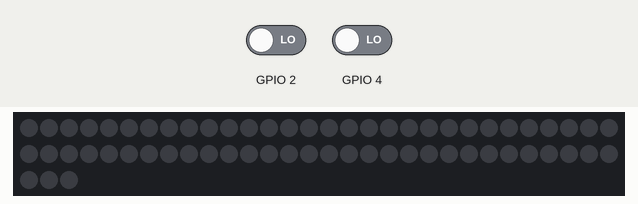
This sketch was run on a simulated ESP32. Shown: 63 RGB LEDs in strip order, left to right, continuing on the next row. The test bench sets the inputs (shaded band); at power-on: GPIO 2 LOW, GPIO 4 LOW.

Above: at 1.2 s.
1.3 s: GPIO 2 driven HIGH
At 1.6 s:
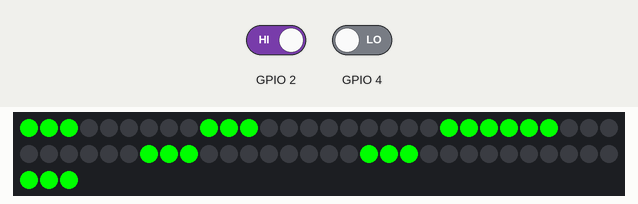
3.4 s: GPIO 4 driven HIGH
At 3.85 s:
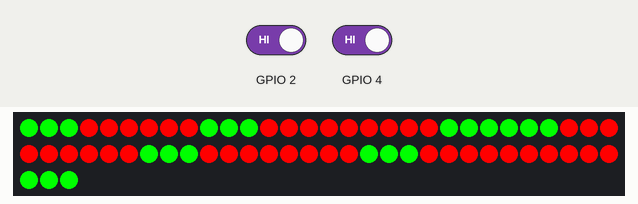
5.8 s: GPIO 2 driven LOW
At 8.6 s:
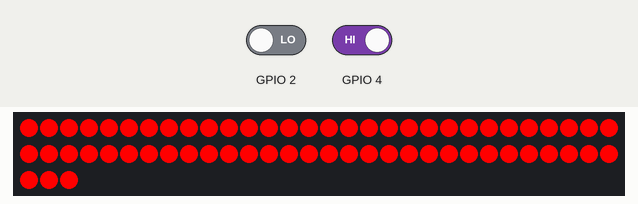
8.8 s: GPIO 4 driven LOW
At 9.3 s:
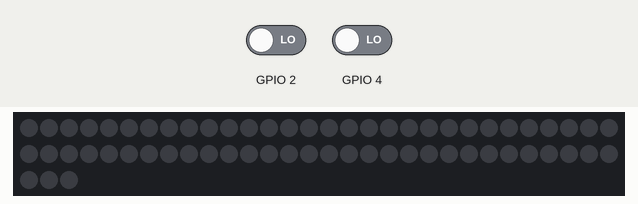
10.3 s: GPIO 2 driven HIGH
At 10.81 s:
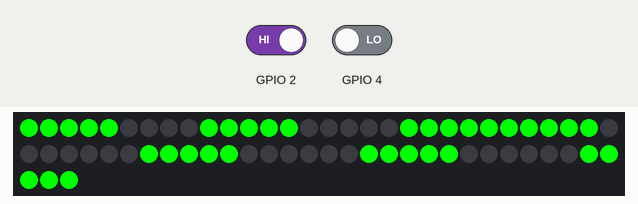
Timing chart, 0 to 13.3 s (numbered marks = the images above; inputs shaded):
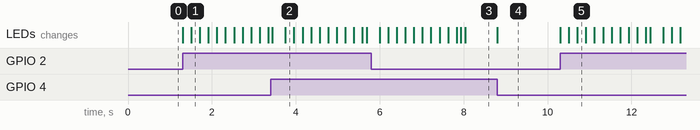

Measured:
- after the input at 1.3 s, the LEDs: first change at once (image 1 shows a later state)
- after the input at 3.4 s, the LEDs: first differ from a run without the input after 0.35 s (image 2)
- after the input at 5.8 s, the LEDs: first differ from a run without the input after 2.2 s (image 3)
- after the input at 8.8 s, the LEDs: change at once (image 4)
- after the input at 10.3 s, the LEDs: first change at once (image 5 shows a later state)

The sketch:

led.ino
```cpp
#include <Adafruit_NeoPixel.h>

#include <Adafruit_NeoPixel.h>

#define LED_PIN 15   // Broche de données connectée au bandeau LED
#define NUM_LEDS 63 // Nombre total de LEDs dans le bandeau

#define BANDE_SIZE_E 9

#define BANDE_SIZE_O 11

#define MINI_SIZE_E 6
#define MINI_SIZE_O 5

#define CENTRAL_SIZE 12

#define GRANDE_SIZE

Adafruit_NeoPixel strip = Adafruit_NeoPixel(NUM_LEDS, LED_PIN, NEO_GRB + NEO_KHZ800);


word se[BANDE_SIZE_E] = {0, 1, 2, 3, 4, 5, 6, 7, 8};
word ne[BANDE_SIZE_E] = {23, 22, 21, 20, 19, 18, 17, 16, 15};

word so[BANDE_SIZE_O] = {62, 61, 60, 59, 58, 57, 56, 55, 54, 53, 52};
word no[BANDE_SIZE_O] = {36, 37, 38, 39, 40, 41, 42, 43, 44, 45, 46};

word miniE[MINI_SIZE_E] = {9, 10, 11, 12, 13, 14};
word miniO[MINI_SIZE_O] = {47, 48, 49, 50, 51};

word bandeauCentral[CENTRAL_SIZE] = {24, 25, 26, 27, 28, 29, 30, 31, 32, 33, 34, 35};


void setup() {
  pinMode(2, INPUT);
  strip.begin();
  strip.show(); // Éteindre toutes les LEDs au démarrage
}

void loop() {
  if(digitalRead(2)==1)
   {
    for (int i = 0; i < BANDE_SIZE_O; i++) {
    strip.setPixelColor(no[i], strip.Color(0, 255, 0));
    strip.setPixelColor(so[i], strip.Color(0, 255, 0));
    strip.setPixelColor(bandeauCentral[i], strip.Color(0, 255, 0));
    if(i < BANDE_SIZE_E)
    {
      strip.setPixelColor(ne[i], strip.Color(0, 255, 0));
      strip.setPixelColor(se[i], strip.Color(0, 255, 0));
    }
    if(i < MINI_SIZE_E)
    {
      strip.setPixelColor(miniE[i], strip.Color(0, 255, 0));
    }
    if(i > MINI_SIZE_E)
    {
      strip.setPixelColor(miniE[i-MINI_SIZE_E], strip.Color(0, 255, 0));
    }
    if(i < MINI_SIZE_O)
    {
      strip.setPixelColor(miniO[i], strip.Color(0, 255, 0));
    }
    if(i > MINI_SIZE_O)
    {
      strip.setPixelColor(miniO[i-MINI_SIZE_O - 1], strip.Color(0, 255, 0));
    }
    strip.show();
    delay(100);
   }
   for (int i = 0; i < BANDE_SIZE_O; i++) {
    strip.setPixelColor(no[i], strip.Color(0, 0, 0));
    strip.setPixelColor(so[i], strip.Color(0, 0, 0));
    strip.setPixelColor(bandeauCentral[i], strip.Color(0, 0, 0));
    if(i < BANDE_SIZE_E)
    {
      strip.setPixelColor(ne[i], strip.Color(0, 0, 0));
      strip.setPixelColor(se[i], strip.Color(0, 0, 0));
    }
    if(i < MINI_SIZE_E)
    {
      strip.setPixelColor(miniE[i], strip.Color(0, 0, 0));
    }
    if(i > MINI_SIZE_E)
    {
      strip.setPixelColor(miniE[i-MINI_SIZE_E], strip.Color(0, 0, 0));
    }
    if(i < MINI_SIZE_O)
    {
      strip.setPixelColor(miniO[i], strip.Color(0, 0, 0));
    }
    if(i > MINI_SIZE_O)
    {
      strip.setPixelColor(miniO[i-MINI_SIZE_O - 1], strip.Color(0, 0, 0));
    }
    strip.show();
    delay(100);
   }
  }

   if(digitalRead(4) == 1)
   {
    for(int i=0; i < CENTRAL_SIZE; i++)
    {
      strip.setPixelColor(bandeauCentral[i], strip.Color(255, 0, 0));
    }
    for(int i=0; i < BANDE_SIZE_E; i++)
    {
      strip.setPixelColor(ne[i], strip.Color(255, 0, 0));
      strip.setPixelColor(se[i], strip.Color(255, 0, 0)) ;
    }
    for(int i=0; i < BANDE_SIZE_O; i++)
    {
      strip.setPixelColor(no[i], strip.Color(255, 0, 0));
      strip.setPixelColor(so[i], strip.Color(255, 0, 0));
    }
    for(int i=0; i < MINI_SIZE_E; i++)
    {
      strip.setPixelColor(miniE[i], strip.Color(255, 0, 0));
    }
    for(int i=0; i < MINI_SIZE_O; i++)
    {
      strip.setPixelColor(miniO[i], strip.Color(255, 0, 0));
    }
    strip.show();
   }

   else
   {
    for(int i=0; i < CENTRAL_SIZE; i++)
    {
      strip.setPixelColor(bandeauCentral[i], strip.Color(0, 0, 0));
    }
    for(int i=0; i < BANDE_SIZE_E; i++)
    {
      strip.setPixelColor(ne[i], strip.Color(0, 0, 0));
      strip.setPixelColor(se[i], strip.Color(0, 0, 0)) ;
    }
    for(int i=0; i < BANDE_SIZE_O; i++)
    {
      strip.setPixelColor(no[i], strip.Color(0, 0, 0));
      strip.setPixelColor(so[i], strip.Color(0, 0, 0));
    }
    for(int i=0; i < MINI_SIZE_E; i++)
    {
      strip.setPixelColor(miniE[i], strip.Color(0, 0, 0));
    }
    for(int i=0; i < MINI_SIZE_O; i++)
    {
      strip.setPixelColor(miniO[i], strip.Color(0, 0, 0));
    }
    strip.show();
   }
}
  /*
  if(digitalRead(2)){
     // Allumer toutes les LEDs en rouge
      colorWipe(strip.Color(255, 0, 0), 50); // Rouge à pleine intensité
      delay(1000);                          // Attendre 1 seconde

      // Allumer toutes les LEDs en vert
      colorWipe(strip.Color(0, 255, 0), 50); // Vert à pleine intensité
      delay(1000);                          // Attendre 1 seconde

      // Allumer toutes les LEDs en bleu
      colorWipe(strip.Color(0, 0, 255), 50); // Bleu à pleine intensité
      delay(1000);                          // Attendre 1 seconde
  }
  else{
      colorWipe(strip.Color(0, 0, 0), 50); // Rouge à pleine intensité
  }*/


// Fonction pour allumer progressivement les LEDs avec une couleur spécifique
void colorWipe(uint32_t color, int wait) {
  for (int i = 0; i < strip.numPixels(); i++) {
    strip.setPixelColor(i, color);
    strip.show();
    delay(wait);
  }
}
```
